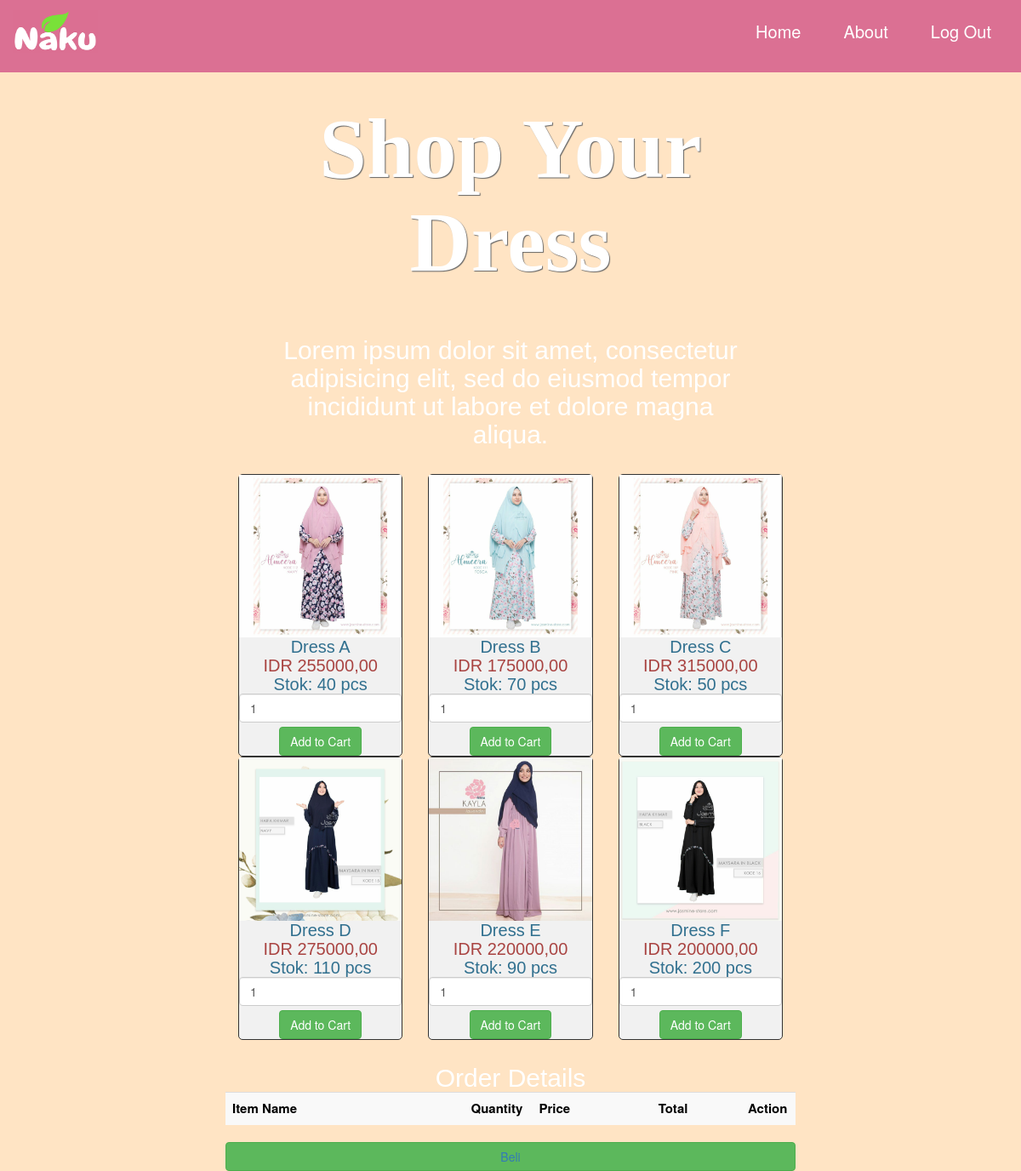
Screenshot of /atc-dress.php with the database file from the repository.
### tables this page shows
CREATE TABLE `dress` (
  `id` varchar(10) NOT NULL,
  `nama` varchar(50) NOT NULL,
  `foto` varchar(50) NOT NULL,
  `harga` int(11) NOT NULL,
  `stok` int(11) NOT NULL
);

### atc-dress.php (the view, shortened to what this page needs)
<!DOCTYPE html>
<html>
<head>
  	<link rel="stylesheet" href="css/dress.css">
</head>
<body>
  	<nav class="navbar navbar-inverse navbar-fixed-top">
    	<div class="container-fluid">
      		<div class="navbar-header">
        		<a class="navbar-brand" href="#"><img src="img/logofix.png" style="width: 100px; height: 50px;"></a>
      		</div>
      		<div class="collapse navbar-collapse" id="myNavbar">
        		<ul class="nav navbar-nav navbar-right">
          			<li><a href="indexcust.php">Home</a></li>
          			<li><a href="indexcust.php">About</a></li>
          			<li><a href="index.php">Log Out</a></li>
        		</ul>
      		</div>
    	</div>
  	</nav>
	<?php
		include "config.php";
	?>
	<div class="container" style="width: 700px;">
		<div id="judul">
			<center>
				<h1>Shop Your Dress</h1>
				<h3>Lorem ipsum dolor sit amet, consectetur adipisicing elit, sed do eiusmod tempor incididunt ut labore et dolore magna aliqua.</h3>
			</center>
		</div>
		<?php
			$query = "SELECT * FROM dress";
			$result = mysqli_query($conn, $query);
			if(mysqli_num_rows($result)>0) {
				while($row = mysqli_fetch_array($result)) {
		?>
				<div class="col-md-4">
					<form method="POST" action="atc-dress.php?action=add&id=<?php echo $row["id"]; ?>">
						<div style="border: 1px solid #333; background-color: #f1f1f1; border-radius: 5px;">
							<img src="<?php echo $row["foto"]; ?>" class="img-responsive">
							<center>
								<h4 class="text-info"><?php echo $row["nama"]; ?></h4>
								<h4 class="text-danger">IDR <?php echo $row["harga"]; ?>,00</h4>
								<h4 class="text-info">Stok: <?php echo $row["stok"]; ?> pcs</h4>
								<input type="text" name="quantity" class="form-control" value="1">
								<input type="submit" name="atc" style="margin-top: 5px;" class="btn btn-success" value="Add to Cart">
							</center>
						</div>
					</form>
				</div>
		<?php
				}
			}
		?>
		<br />
		<h3>Order Details</h3>
		<div class="table-responsive">
			<table class="table table-striped" style="background-color:white; color: black; font-size:15px;">
				<tr>
					<th width="40%">Item Name</th>
					<th width="10%">Quantity</th>
					<th width="20%">Price</th>
					<th width="15%">Total</th>
					<th width="5%">Action</th>
				</tr>
			</table>
		</div>
		<button type="submit" class="btn btn-success btn-block" name="save"><a href="insert-atc.php">Beli</a></button>
	</div>
</body>
</html>

### css/dress.css (style rules this page uses)
body { font-size: 200%; color: #fff; background-color: #FFE4C4; }
img { width: 100%; height: 100%; }
.navbar { background-color: #DB7093; border-bottom: 1px solid #DB7093; padding: 1% 0; }
.navbar-brand { min-height: 55px; padding: 0 15px 5px; }
.navbar-nav li { padding-right: 20px; }
.navbar-inverse .navbar-nav li a { color: #fff; }
.navbar-header { padding-bottom: 5px; }
.navbar-inverse .navbar-collapse, .navbar-inverse .navbar-form { border-color: #DB7093; }
#judul { padding-top: 100px; padding-bottom: 30px; }
h1 { font-size: 500%; font-weight: 800; text-shadow: 2px 2px 2px #666; font-family: cursive; padding-bottom: 45px; text-shadow: 1px 1px 1px #666; }
h3 { font-size: 150%; max-width: 80%; margin: 0 auto; font-family: sans-serif; text-align: center; }
h4 { font-size: 100%; max-width: 80%; margin: 0 auto; font-family: sans-serif; }

### rows the page displays
dress: foto (picture), nama "Dress A", harga "255000", stok "40"
dress: foto (picture), nama "Dress B", harga "175000", stok "70"
dress: foto (picture), nama "Dress C", harga "315000", stok "50"
dress: foto (picture), nama "Dress D", harga "275000", stok "110"
dress: foto (picture), nama "Dress E", harga "220000", stok "90"
dress: foto (picture), nama "Dress F", harga "200000", stok "200"
